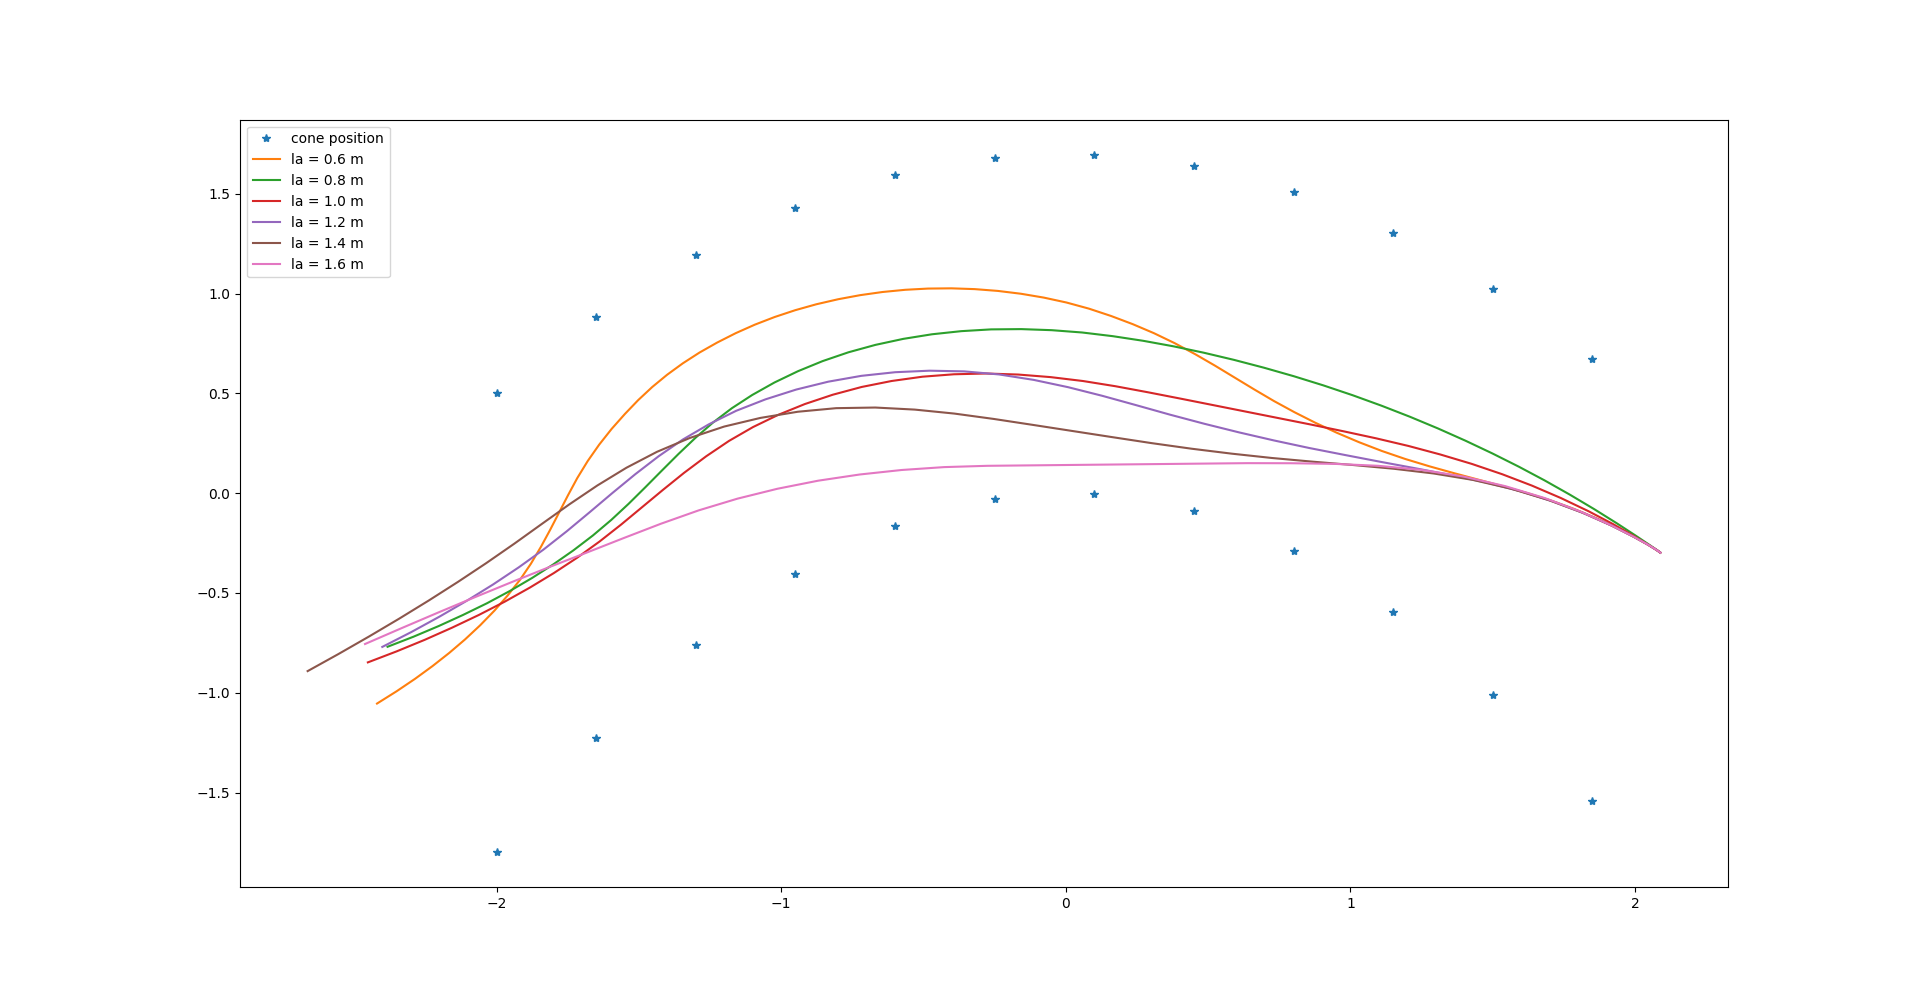

Source code (Python):
from cProfile import label
from numpy import genfromtxt
import numpy as np
import sys
sys.path.append('/home/harry/Documents/path_test')
import matplotlib.pyplot as plt
# import matplotlib
# matplotlib.use('TkAgg') 


cone_pos = genfromtxt('/home/harry/Documents/path_test/easy_two.csv', delimiter='')
state_v06 = genfromtxt('/home/harry/Documents/path_test/state_e2_l06.csv', delimiter=',')
state_v08 = genfromtxt('/home/harry/Documents/path_test/state_e2_l08.csv', delimiter=',')
state = genfromtxt('/home/harry/Documents/path_test/state_e2_l10.csv', delimiter=',')
state_v12 = genfromtxt('/home/harry/Documents/path_test/state_e2_l12.csv', delimiter=',')
state_v14 = genfromtxt('/home/harry/Documents/path_test/state_e2_l14.csv', delimiter=',')
state_v16 = genfromtxt('/home/harry/Documents/path_test/state_e2_l16.csv', delimiter=',')
# cone_r_x = data[:,0]
# cone_r_y = data[:,1]
cone_l_x = cone_pos[:,2]
cone_l_y = cone_pos[:,3]
state_x_v06 = state_v06[:,0]
state_y_v06 =state_v06[:,1]
state_x_v08 = state_v08[:,0]
state_y_v08 =state_v08[:,1]
state_x = state[:,0]
state_y =state[:,1]
state_x_v12 = state_v12[:,0]
state_y_v12 =state_v12[:,1]
state_x_v14 = state_v14[:,0]
state_y_v14 =state_v14[:,1]
state_x_v16 = state_v16[:,0]
state_y_v16 =state_v16[:,1]
# ref_x = state[400:-1,2]+state_x -0.6
# ref_y = state[400:-1,3]+state_y + 0.2
plt.plot(cone_l_x,cone_l_y,'*',label="cone position")
plt.plot(state_x_v06,state_y_v06,label="la = 0.6 m")
plt.plot(state_x_v08,state_y_v08,label="la = 0.8 m")
plt.plot(state_x,state_y,label="la = 1.0 m")
plt.plot(state_x_v12,state_y_v12,label="la = 1.2 m")
plt.plot(state_x_v14,state_y_v14,label="la = 1.4 m")
plt.plot(state_x_v16,state_y_v16,label="la = 1.6 m")
plt.legend(loc="upper left")
#plt.xlim([-2.5,1.5])
#plt.plot(ref_x,ref_y)
plt.show()
